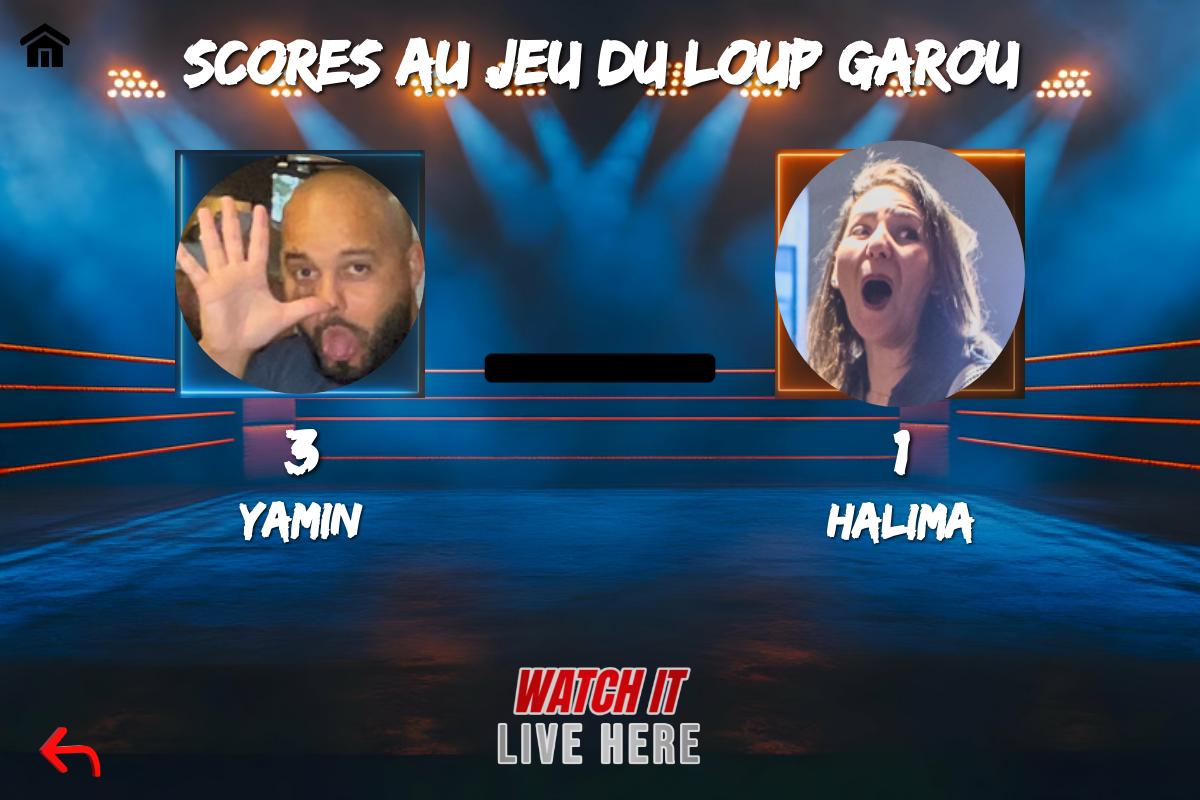
/page/loup_garou.php, run on the app's committed database.
### tables this page shows
CREATE TABLE IF NOT EXISTS `loup_garou` (
  `id_personne` int NOT NULL,
  `victoire` int NOT NULL,
  `defaite` int NOT NULL,
  `defaite_eclair` int NOT NULL,
  KEY `fk_id_personne` (`id_personne`)
);

CREATE TABLE IF NOT EXISTS `persos` (
  `id` int NOT NULL AUTO_INCREMENT,
  `prenom` varchar(10) NOT NULL,
  PRIMARY KEY (`id`)
);

### page/loup_garou.php (the view, shortened to what this page needs)
<?php
$pdo = new PDO('mysql:host=localhost;dbname=vs;charset=utf8mb4', 'root', '');
$sql_loup = "
    SELECT p.prenom,
           l.victoire AS victoire_loup,
           l.defaite AS defaite_loup,
           l.defaite_eclair AS defaite_eclair_loup
    FROM persos p
    LEFT JOIN loup_garou l ON p.id = l.id_personne
";
$joueurs = $pdo->query($sql_loup)->fetchAll(PDO::FETCH_ASSOC);
?>
<main class="content">
    <h1>Scores au jeu du Loup Garou</h1>
    <div class="center-images">
        <div class="player">
            <div class="image-container">
                <img src="img/perso/yamin2.png" alt="Yamine" class="inner-player">
            </div>
            <div class="score-name">
                <h1><?= htmlspecialchars($joueurs[0]['victoire_loup'] ?? 0) ?></h1>
                <h2><?= htmlspecialchars($joueurs[0]['prenom'] ?? 'Yamine') ?></h2>
            </div>
        </div>
        <img src="img/dash.png" alt="Dash" class="watch-image">
        <div class="player">
            <div class="image-container">
                <img src="img/perso/halima2.png" alt="Halima" class="inner-player">
            </div>
            <div class="score-name">
                <h1><?= htmlspecialchars($joueurs[1]['victoire_loup'] ?? 0) ?></h1>
                <h2><?= htmlspecialchars($joueurs[1]['prenom'] ?? 'Halima') ?></h2>
            </div>
        </div>
    </div>
    <div class="watch-container">
        <img src="img/watch.png" alt="Watch" class="watch-image">
    </div>
</main>
<a href="javascript:history.back()" class="btn-retour">
    <img src="img/return.png" alt="Bouton retour" />
</a>
<a href="/vs/page/menu.php" class="btn-accueil">
  <img src="../img/home.png" alt="Accueil" />
</a>

### page/loup_garou.php (style rules this page uses)
.btn-retour { position: fixed; bottom: 20px; left: 20px; z-index: 1000; cursor: pointer; display: inline-block; width: 50px; height: auto; }
.btn-retour img { width: 200%; height: auto; display: block; }
.btn-accueil { position: fixed; top: 20px; left: 20px; z-index: 1000; cursor: pointer; display: inline-block; width: 50px; height: auto; }
.btn-accueil img { width: 100%; height: auto; display: block; }
.content { display: flex; flex-direction: column; align-items: center; gap: 50px; text-align: center; }
h1 { font-size: 4em; margin: 0; color: #fff; text-shadow: 2px 2px 4px #000; }
h2 { font-size: 2em; margin-top: 10px; color: #fff; text-shadow: 1px 1px 3px #000; }
.center-images { display: flex; justify-content: center; align-items: center; flex-wrap: wrap; gap: 50px; }
.player { display: flex; flex-direction: column; align-items: center; }
.player img, .watch-image { width: 250px; max-width: 80vw; height: auto; }
.watch-container { display: flex; justify-content: center; margin-top: 20px; }
.image-container { position: relative; width: 250px; max-width: 80vw; }
.image-container img { width: 100%; height: auto; display: block; }
.inner-player { position: absolute; top: 50%; left: 50%; transform: translate(-50%, -50%); width: 100px; height: auto; border-radius: 50%; z-index: 2; }
.score-name { margin-top: 15px; text-align: center; }
.score-name h1 { font-size: 4em; margin: 0; color: white; text-shadow: 2px 2px 4px #000; }
.score-name h2 { font-size: 3em; margin-top: 5px; color: #fff; text-shadow: 1px 1px 3px #000; }

### data on the page
loup_garou: victoire "3"
persos: prenom "Yamin"
loup_garou: victoire "1"
persos: prenom "Halima"
